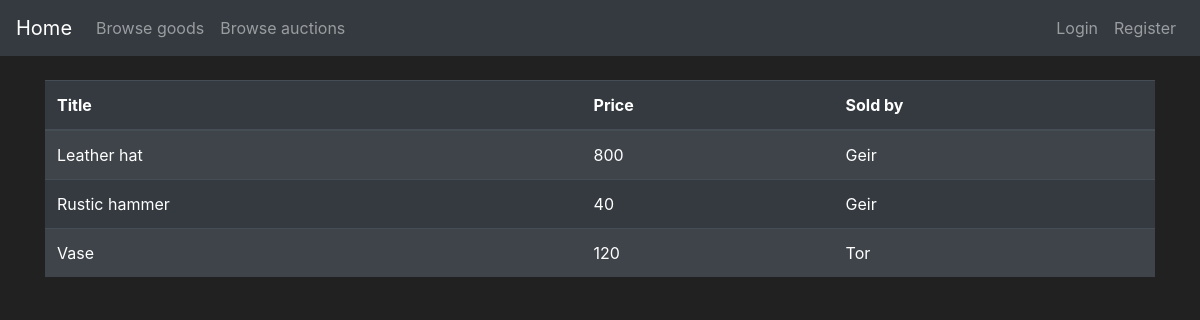
/owned_goods, run on an earlier commit of the app's database.
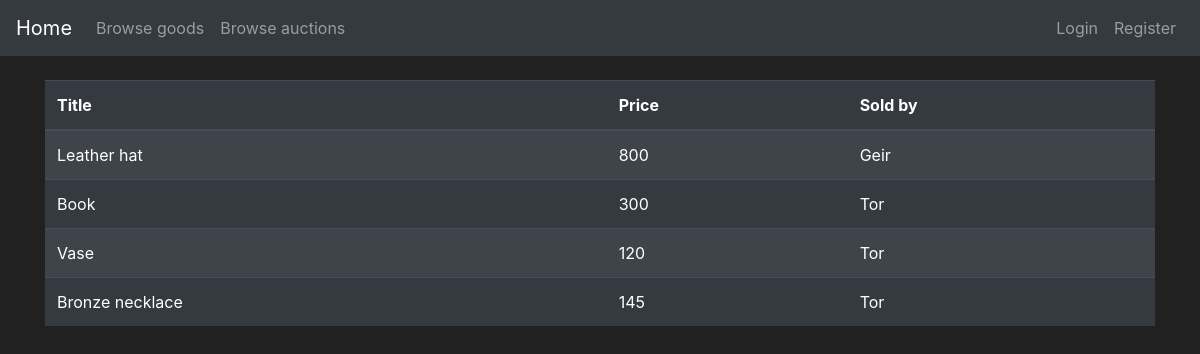
And on a later commit of the database.
### app_flask/models.py (models this page shows, shortened)
class User(db.Model, UserMixin):
    id = db.Column(db.Integer(), primary_key=True)
    username = db.Column(db.String(length=25), nullable=False, unique=True)
    email = db.Column(db.String(length=60), nullable=False, unique=True)
    password_hash = db.Column(db.String(length=60), nullable=False)
    profile_type = db.Column(db.Boolean(), nullable=False, default=False)
    cash = db.Column(db.Integer(), nullable=False, default=2000)
    date_created = db.Column(db.DateTime(), default=datetime.utcnow)
    goods = db.relationship('Goods', backref='goods_owned_by_user', lazy=True)
    store = db.relationship('Store', backref='store_owner', lazy=True)
    @property
    def password(self):
        return self.password

class Goods(db.Model):
    id = db.Column(db.Integer, primary_key=True)
    name = db.Column(db.String(30), nullable=False)
    description = db.Column(db.String(70), unique=False, nullable=False)
    price = db.Column(db.Integer, unique=False, nullable=False)
    product_number = db.Column(db.String(length=6), nullable=False, unique=True)
    goods_type = db.Column(db.Boolean(), nullable=False, default=False)
    date_created = db.Column(db.DateTime(), default=datetime.utcnow)
    user_owner = db.Column(db.Integer(), db.ForeignKey('user.id'))
    store_owner = db.Column(db.Integer(), db.ForeignKey('store.id'))

### app_flask/main/routes.py (the view)
@bp.route('/owned_goods', methods=['GET', 'POST'])
def show_owned_goods():
    db_goods = db.session.query(User, Goods).filter(User.id == Goods.user_owner).all()
    return render_template('showGoods.html', db_goods=db_goods)

### app_flask/templates/showGoods.html (shortened to what this page needs)
{% extends 'base.html' %}
{% block content %}
<div class="container">
    <br>
    <table class="table table-dark table-striped">
      <thead>
        <tr>
          <th scope="col">Title</th>
          <th scope="col">Price</th>
          <th scope="col">Sold by</th>
        </tr>
      </thead>
      <tbody>
      {%for users, goods in db_goods%}
        <tr>
          <td class=".table-striped">{{ goods.name}}</td>
          <td class=".table-striped">{{ goods.price}}</td>
          <td class=".table-striped">{{ users.username}}</td>
        </tr>
      {% endfor %}
      </tbody>
    </table>
</div>
{% endblock %}

### app_flask/templates/base.html (shortened to what this page needs)
<!doctype html>
<html lang="en">
   <head>
      <link rel="stylesheet" href="https://cdn.jsdelivr.net/npm/bootstrap@4.5.3/dist/css/bootstrap.min.css">
   </head>
   <body>
    <nav class="navbar navbar-expand-md navbar-dark bg-dark">
        <a class="navbar-brand" href="{{ url_for('main.home_page') }}">Home <span class="sr-only">(current)</span></a>
        <div class="collapse navbar-collapse" id="navbarNav">
            <ul class="navbar-nav mr-auto">
                <li class="nav-item">
                    <a class="nav-link" href="{{ url_for('main.store_page') }}">Browse goods</a>
                </li>
                <li class="nav-item">
                    <a class="nav-link" href="{{ url_for('main.auction_page') }}">Browse auctions</a>
                </li>
            </ul>
            {% if current_user.username=="Admin" %}
            <ul class="navbar-nav">
                <li class="nav-item">
                    <a class="nav-link" href="{{ url_for('main.display_admin_panel') }}"> {{ current_user.username }}panel</a>
                </li>
                <li class="nav-item">
                    <a class="nav-link">{{ current_user.username }}</a>
                </li>
                <li class="nav-item">
                    <a class="nav-link" href="{{ url_for('auth.logout_page') }}">logout</a>
                </li>
            </ul>
            {% else %}
            <ul class="navbar-nav">
                <li class="nav-item">
                    <a class="nav-link" href="{{ url_for('auth.login_page')}}">Login</a>
                </li>
                <li class="nav-item">
                    <a class="nav-link" href="{{ url_for('auth.register_user_page')}}">Register</a>
                </li>
            </ul>
            {% endif %}
        </div>
      </nav>
    {% block content %}
    {% endblock %}
   </body>
</html>

### app_flask/templates/base.html (style rules this page uses)
body { color: white; background-color: #212121; }

What changed in the data, as far as the page shows it:
no longer on one of the page's lists (row edited): User: name "Rustic hammer", price "40", username "Geir"
removed User: name "Vase", price "120", username "Tor"
added User: name "Book", price "300", username "Tor", name "Vase", price "120", name "Bronze necklace", price "145"
